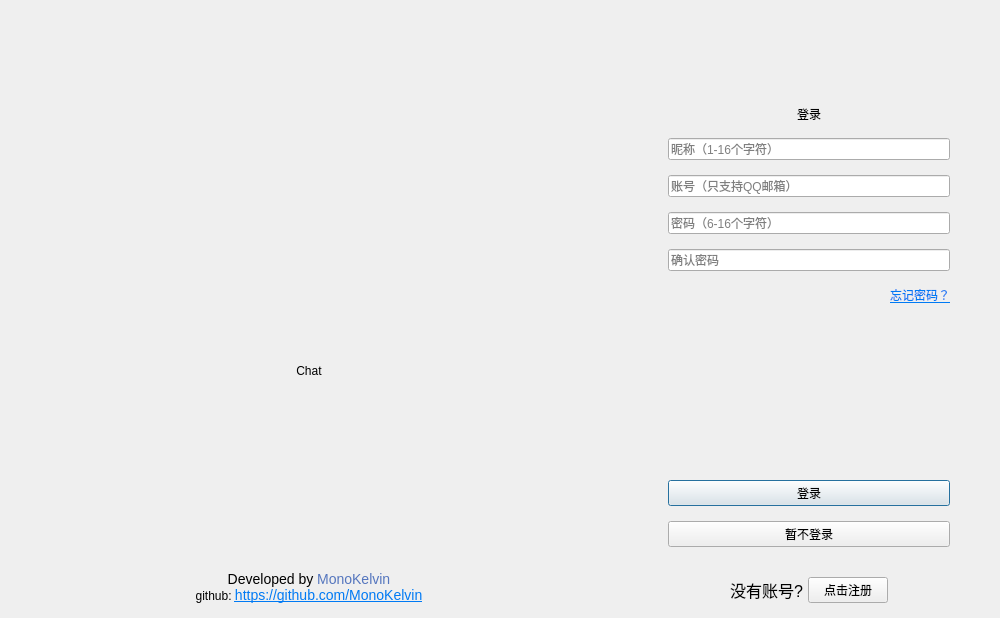
<?xml version="1.0" encoding="UTF-8"?>
<ui version="4.0">
 <class>LoginDialog</class>
 <widget class="QDialog" name="LoginDialog">
  <property name="geometry">
   <rect>
    <x>0</x>
    <y>0</y>
    <width>1000</width>
    <height>618</height>
   </rect>
  </property>
  <layout class="QHBoxLayout" name="horizontalLayout_2" stretch="1000,618">
   <property name="spacing">
    <number>0</number>
   </property>
   <property name="leftMargin">
    <number>0</number>
   </property>
   <property name="topMargin">
    <number>0</number>
   </property>
   <property name="rightMargin">
    <number>0</number>
   </property>
   <property name="bottomMargin">
    <number>0</number>
   </property>
   <item>
    <widget class="QWidget" name="showWidget" native="true">
     <layout class="QGridLayout" name="gridLayout">
      <property name="leftMargin">
       <number>0</number>
      </property>
      <property name="topMargin">
       <number>0</number>
      </property>
      <property name="rightMargin">
       <number>0</number>
      </property>
      <property name="bottomMargin">
       <number>15</number>
      </property>
      <property name="spacing">
       <number>0</number>
      </property>
      <item row="1" column="0">
       <widget class="QLabel" name="lbAppLogo">
        <property name="minimumSize">
         <size>
          <width>180</width>
          <height>171</height>
         </size>
        </property>
        <property name="text">
         <string/>
        </property>
        <property name="pixmap">
         <pixmap>:/Icon/AppIcons/BookStudy.png</pixmap>
        </property>
        <property name="alignment">
         <set>Qt::AlignCenter</set>
        </property>
       </widget>
      </item>
      <item row="2" column="0">
       <widget class="QLabel" name="lbAppName">
        <property name="text">
         <string>Chat</string>
        </property>
        <property name="alignment">
         <set>Qt::AlignCenter</set>
        </property>
       </widget>
      </item>
      <item row="3" column="0">
       <spacer name="verticalSpacer_3">
        <property name="orientation">
         <enum>Qt::Vertical</enum>
        </property>
        <property name="sizeHint" stdset="0">
         <size>
          <width>20</width>
          <height>180</height>
         </size>
        </property>
       </spacer>
      </item>
      <item row="4" column="0">
       <widget class="QLabel" name="lbDeveloper">
        <property name="sizePolicy">
         <sizepolicy hsizetype="Preferred" vsizetype="Maximum">
          <horstretch>0</horstretch>
          <verstretch>0</verstretch>
         </sizepolicy>
        </property>
        <property name="text">
         <string>&lt;html&gt;&lt;head/&gt;&lt;body&gt;&lt;p&gt;&lt;span style=&quot; font-size:14px;&quot;&gt;Developed by &lt;/span&gt;&lt;span style=&quot; font-size:14px; color:#5576be;&quot;&gt;MonoKelvin&lt;/span&gt;&lt;span style=&quot; font-size:9pt;&quot;&gt;&lt;br/&gt;github: &lt;/span&gt;&lt;a href=&quot;https://github.com/MonoKelvin&quot;&gt;&lt;span style=&quot; text-decoration: underline;font-size:14px; color:#007af4;&quot;&gt;https://github.com/MonoKelvin&lt;/span&gt;&lt;/a&gt;&lt;/p&gt;&lt;/body&gt;&lt;/html&gt;</string>
        </property>
        <property name="alignment">
         <set>Qt::AlignCenter</set>
        </property>
        <property name="openExternalLinks">
         <bool>true</bool>
        </property>
       </widget>
      </item>
      <item row="0" column="0">
       <spacer name="verticalSpacer_4">
        <property name="orientation">
         <enum>Qt::Vertical</enum>
        </property>
        <property name="sizeHint" stdset="0">
         <size>
          <width>20</width>
          <height>152</height>
         </size>
        </property>
       </spacer>
      </item>
     </layout>
    </widget>
   </item>
   <item>
    <layout class="QVBoxLayout" name="loginLayout">
     <property name="spacing">
      <number>15</number>
     </property>
     <property name="leftMargin">
      <number>50</number>
     </property>
     <property name="rightMargin">
      <number>50</number>
     </property>
     <property name="bottomMargin">
      <number>15</number>
     </property>
     <item>
      <spacer name="verticalSpacer">
       <property name="orientation">
        <enum>Qt::Vertical</enum>
       </property>
       <property name="sizeHint" stdset="0">
        <size>
         <width>20</width>
         <height>119</height>
        </size>
       </property>
      </spacer>
     </item>
     <item>
      <widget class="QLabel" name="lbLogin">
       <property name="sizePolicy">
        <sizepolicy hsizetype="Preferred" vsizetype="Maximum">
         <horstretch>0</horstretch>
         <verstretch>0</verstretch>
        </sizepolicy>
       </property>
       <property name="text">
        <string>登录</string>
       </property>
       <property name="alignment">
        <set>Qt::AlignCenter</set>
       </property>
      </widget>
     </item>
     <item>
      <widget class="QLineEdit" name="leNickName">
       <property name="placeholderText">
        <string>昵称（1-16个字符）</string>
       </property>
      </widget>
     </item>
     <item>
      <widget class="QLineEdit" name="leInputAccount">
       <property name="maxLength">
        <number>20</number>
       </property>
       <property name="placeholderText">
        <string>账号（只支持QQ邮箱）</string>
       </property>
      </widget>
     </item>
     <item>
      <widget class="QLineEdit" name="leInputPassword">
       <property name="maxLength">
        <number>16</number>
       </property>
       <property name="echoMode">
        <enum>QLineEdit::Password</enum>
       </property>
       <property name="placeholderText">
        <string>密码（6-16个字符）</string>
       </property>
      </widget>
     </item>
     <item>
      <widget class="QLineEdit" name="leRecheckPwd">
       <property name="echoMode">
        <enum>QLineEdit::Password</enum>
       </property>
       <property name="placeholderText">
        <string>确认密码</string>
       </property>
      </widget>
     </item>
     <item>
      <widget class="QLabel" name="lbForgetPwd">
       <property name="cursor">
        <cursorShape>PointingHandCursor</cursorShape>
       </property>
       <property name="text">
        <string>&lt;html&gt;&lt;head/&gt;&lt;body&gt;&lt;p&gt;&lt;a href=&quot;http://bookstudy.com/forget_password&quot;&gt;&lt;span style=&quot; text-decoration: underline; color:#007af4;&quot;&gt;忘记密码？&lt;/span&gt;&lt;/a&gt;&lt;/p&gt;&lt;/body&gt;&lt;/html&gt;</string>
       </property>
       <property name="alignment">
        <set>Qt::AlignRight|Qt::AlignTrailing|Qt::AlignVCenter</set>
       </property>
       <property name="openExternalLinks">
        <bool>true</bool>
       </property>
      </widget>
     </item>
     <item>
      <spacer name="verticalSpacer_6">
       <property name="orientation">
        <enum>Qt::Vertical</enum>
       </property>
       <property name="sizeHint" stdset="0">
        <size>
         <width>20</width>
         <height>175</height>
        </size>
       </property>
      </spacer>
     </item>
     <item>
      <widget class="QPushButton" name="btnLogin">
       <property name="cursor">
        <cursorShape>PointingHandCursor</cursorShape>
       </property>
       <property name="text">
        <string>登录</string>
       </property>
      </widget>
     </item>
     <item>
      <widget class="QPushButton" name="btnEntryNoLogin">
       <property name="cursor">
        <cursorShape>PointingHandCursor</cursorShape>
       </property>
       <property name="toolTip">
        <string>不使用账号直接进入应用，但有些功能您无法使用</string>
       </property>
       <property name="text">
        <string>暂不登录</string>
       </property>
      </widget>
     </item>
     <item>
      <layout class="QHBoxLayout" name="horizontalLayout">
       <property name="spacing">
        <number>5</number>
       </property>
       <property name="leftMargin">
        <number>0</number>
       </property>
       <property name="topMargin">
        <number>15</number>
       </property>
       <property name="rightMargin">
        <number>0</number>
       </property>
       <item>
        <spacer name="horizontalSpacer_2">
         <property name="orientation">
          <enum>Qt::Horizontal</enum>
         </property>
         <property name="sizeHint" stdset="0">
          <size>
           <width>40</width>
           <height>20</height>
          </size>
         </property>
        </spacer>
       </item>
       <item>
        <widget class="QLabel" name="lbNoAccount">
         <property name="text">
          <string>&lt;html&gt;&lt;head/&gt;&lt;body&gt;&lt;p&gt;&lt;span style=&quot; font-size:12pt;&quot;&gt;没有账号?&lt;/span&gt;&lt;/p&gt;&lt;/body&gt;&lt;/html&gt;</string>
         </property>
         <property name="alignment">
          <set>Qt::AlignRight|Qt::AlignTrailing|Qt::AlignVCenter</set>
         </property>
        </widget>
       </item>
       <item>
        <widget class="QPushButton" name="btnSignUp">
         <property name="sizePolicy">
          <sizepolicy hsizetype="Minimum" vsizetype="Preferred">
           <horstretch>0</horstretch>
           <verstretch>0</verstretch>
          </sizepolicy>
         </property>
         <property name="cursor">
          <cursorShape>PointingHandCursor</cursorShape>
         </property>
         <property name="text">
          <string>点击注册</string>
         </property>
        </widget>
       </item>
       <item>
        <spacer name="horizontalSpacer">
         <property name="orientation">
          <enum>Qt::Horizontal</enum>
         </property>
         <property name="sizeHint" stdset="0">
          <size>
           <width>40</width>
           <height>20</height>
          </size>
         </property>
        </spacer>
       </item>
      </layout>
     </item>
    </layout>
   </item>
  </layout>
 </widget>
 <resources/>
 <connections/>
</ui>
